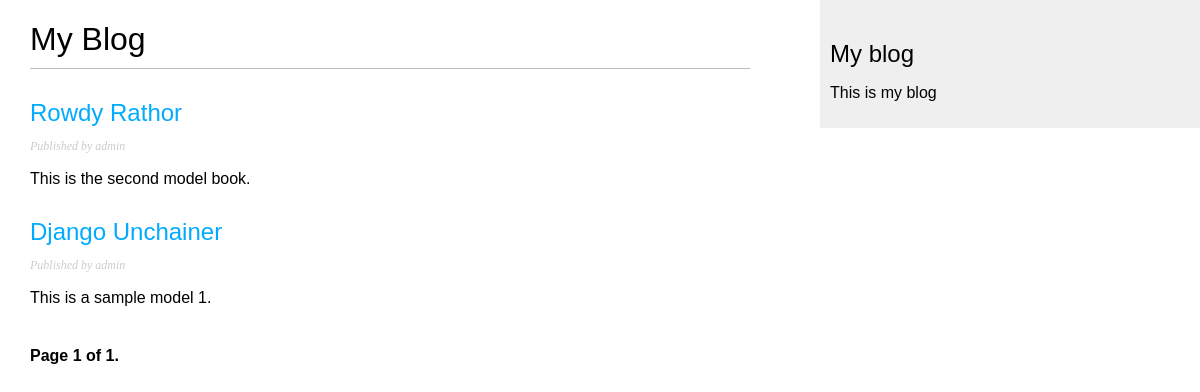
The page /blog/ on the database as committed earlier.
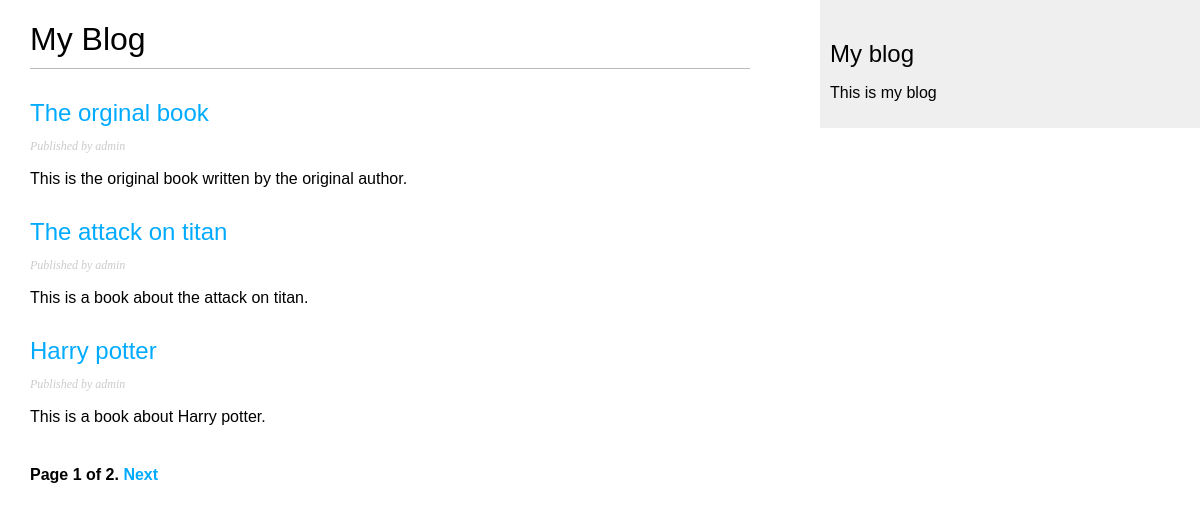
The same page on the database as committed later.
### blog/models.py (models this page shows, shortened)
class Post(models.Model):
    STATUS_CHOICES = (
        ('draft', 'Draft'),
        ('published', 'Published'),
    )
    title = models.CharField(max_length=250)
    slug = models.SlugField(max_length=250, unique_for_date='publish')
    author = models.ForeignKey(
        User, on_delete=models.CASCADE, related_name='blog_posts')
    body = models.TextField()
    publish = models.DateTimeField(default=timezone.now)
    created = models.DateTimeField(auto_now_add=True)
    updated = models.DateTimeField(auto_now=True)
    status = models.CharField(
        max_length=10, choices=STATUS_CHOICES, default='draft')
    objects = models.Manager()  # The default manager.
    published = PublishedManager()  # Our custom manager.
    class Meta:
        ordering = ('-publish',)
    def get_absolute_url(self):
        return reverse('blog:post_detail',
                       args=[self.publish.year,
                             self.publish.month,
                             self.publish.day, self.slug])

### blog/views.py (the view)
# urls.py: path('', views.PostListView.as_view(), name='post_list'),
class PostListView(ListView):
    queryset = Post.published.all()
    context_object_name = 'posts'
    paginate_by = 3
    template_name = 'blog/post/list.html'

### blog/templates/blog/post/list.html (shortened to what this page needs)
{% extends "blog/base.html" %}
{% block content %}
    <h1>My Blog</h1>
    {% for post in posts %}
        <h2>
            <a href="{{ post.get_absolute_url }}">{{ post.title }}</a>
        </h2>
        <p class="date">
            Published {{post.Publish}} by {{post.author}}
        </p>
        {{ post.body|truncatewords:30|linebreaks }}
    {% endfor %}
    {% include "pagination.html" with page=page_obj %}
{% endblock %}

### blog/templates/blog/base.html (shortened to what this page needs)
{% load static %}
<!DOCTYPE html>
<html lang="en">
<head>
    <link href="{% static "css/blog.css" %}" rel="stylesheet">
</head>
<body>
    <div id="content">
        {% block content %}
        {% endblock %}
    </div>
    <div id="sidebar">
        <h2>My blog</h2>
        <p>This is my blog</p>
    </div>
</body>
</html>

### blog/templates/pagination.html (shortened to what this page needs)
<div class="pagination">
    <span class="step-links">
      <span class="current">
        Page {{ page.number }} of {{ page.paginator.num_pages }}.
      </span>
      {% if page.has_next %}
        <a href="?page={{ page.next_page_number }}">Next</a>
      {% endif %}
    </span>
  </div>

### blog/static/css/blog.css (style rules this page uses)
body { margin: 0; padding: 0; font-family: helvetica, sans-serif; }
a { color: #00abff; text-decoration: none; }
h1 { font-weight: normal; border-bottom: 1px solid #bbb; padding: 0 0 10px 0; }
h2 { font-weight: normal; margin: 30px 0 0; }
#content { float: left; width: 60%; padding: 0 0 0 30px; }
#sidebar { float: right; width: 30%; padding: 10px; background: #efefef; height: 100%; }
p.date { color: #ccc; font-family: georgia, serif; font-size: 12px; font-style: italic; }
.pagination { margin: 40px 0; font-weight: bold; }

Rows that differ between the two databases and show on the page:
no longer on this page (row unchanged): Post: title "Rowdy Rathor", author "admin", body "This is the second model book."
no longer on this page (row edited): Post: title "Django Unchainer", author "admin", body "This is a sample model 1."
added Post: title "The orginal book", author "admin", body "This is the original book written by the original author."
added Post: title "The attack on titan", author "admin", body "This is a book about the attack on titan."
added Post: title "Harry potter", author "admin", body "This is a book about Harry potter."
Other text that changed with them:
{{ page.paginator.num_pages }}: "1" → "2"
text now shown: "Next"
